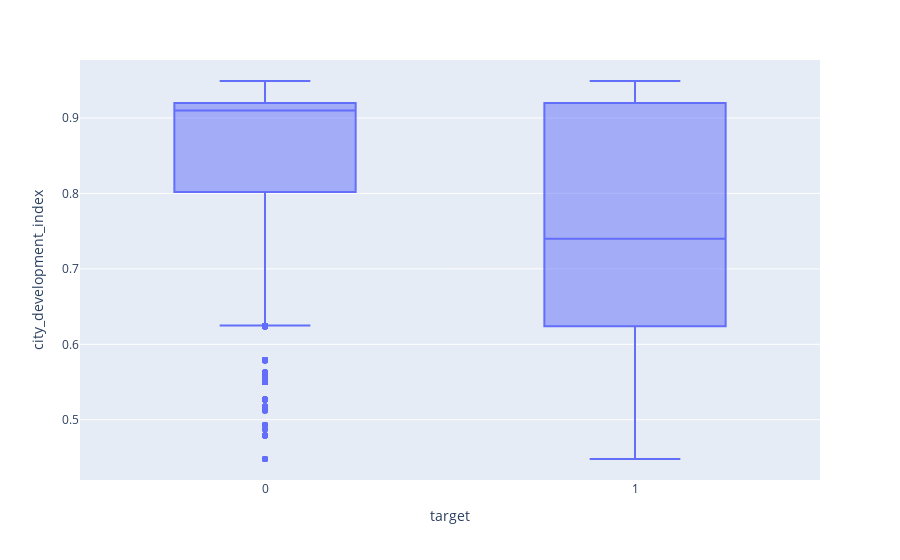

The code cell stored with this chart in its notebook:
### Code cell
import plotly.express as px
px.box(data_frame=dataset,x='target',y='city_development_index')

### Figure 1 — Plotly figure (JSON) as saved in the notebook; plotly's stock layout.template omitted (floating-point values rounded to 4 significant figures; data arrays with more than 128 entries replaced by an {"elided": "..."} marker saying what was removed)
{"data": [{"alignmentgroup": "True", "hovertemplate": "target=%{x}<br>city_development_index=%{y}<extra></extra>", "legendgroup": "", "marker": {"color": "#636efa"}, "name": "", "notched": false, "offsetgroup": "", "orientation": "v", "showlegend": false, "type": "box", "x": {"elided": "21287 int values"}, "x0": " ", "xaxis": "x", "y": {"elided": "21287 float values"}, "y0": " ", "yaxis": "y"}], "layout": {"boxmode": "group", "legend": {"tracegroupgap": 0}, "margin": {"t": 60}, "xaxis": {"anchor": "y", "domain": [0, 1], "title": {"text": "target"}}, "yaxis": {"anchor": "x", "domain": [0, 1], "title": {"text": "city_development_index"}}}}
